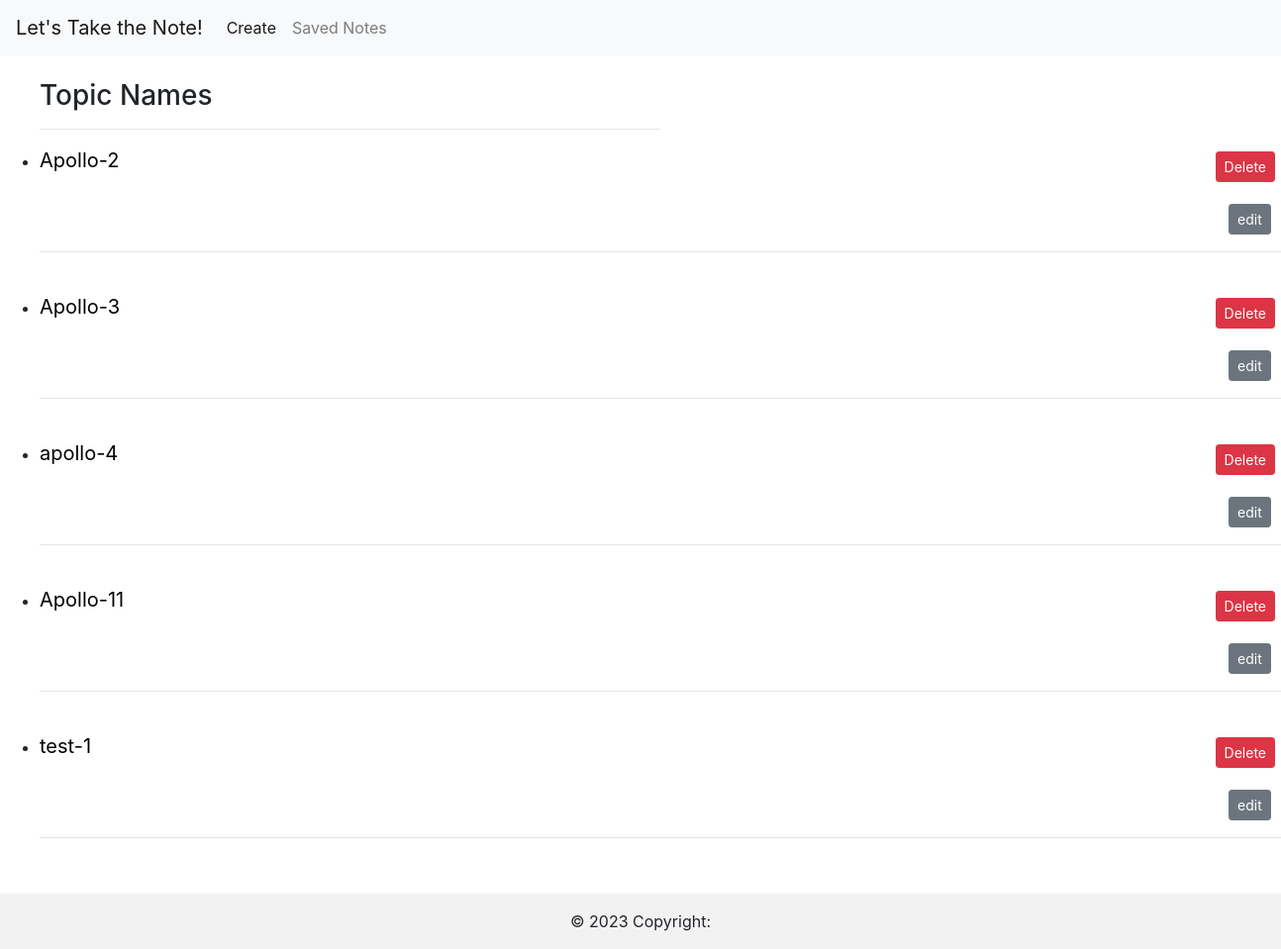
The app's page /about1.html (signed in) with its own data.
### mynote/models.py (models this page shows, shortened)
class Contact(models.Model):
    user = models.ForeignKey(User, on_delete=models.CASCADE,default=1)
    created_at = models.DateTimeField(default=datetime.datetime.now)
    name=models.TextField(blank=True)
    name1=models.CharField(max_length=128, null=True)
    age=models.CharField(max_length=128, null=True)

### mynote/views.py (the view)
# urls.py: path("about1.html",views.about1,name="about1"),
@login_required
def about1(request):
    items = Contact.objects.filter(user=request.user)
    return render(request, 'about1.html', {'items': items})

### templates/about1.html (shortened to what this page needs)
<link rel="stylesheet" href="https://cdn.jsdelivr.net/npm/bootstrap@4.4.1/dist/css/bootstrap.min.css">
<!DOCTYPE html>
<html lang="en">
<head>
</head>
<body>
    <nav class="navbar navbar-expand-lg navbar-light bg-light">
        <a class="navbar-brand" href="#">Let's Take the Note!</a>
        <div class="collapse navbar-collapse" id="navbarNav">
          <ul class="navbar-nav">
            <li class="nav-item active">
              <a class="nav-link" href="index.html">Create <span class="sr-only">(current)</span></a>
            </li>
            <li class="nav-item">
              <a class="nav-link" href="about1.html">Saved Notes</a>
            </li>
          </ul>
        </div>
      </nav>
      <br>
    <ul><h3>Topic Names</h3>
      <hr style="width: 50%; margin-left: 0%;">
        {% for item in items %}
        <li><a href="{% url 'about' item.id %}" style="color: black; font-size: 20;">{{ item.name1 }}</a>
         <form method="post" action="{% url 'delete_object' item.id %}" style="float: right; padding: 6px;">
            <button type="submit" class="btn btn-danger btn-sm">Delete</button>
        </form>
        <form method="post" action="{% url 'edit' item.id %}" style=" margin-left: 1200px; margin-top: -20px; padding: 1px;">
            <button type="submit" class="btn btn-secondary btn-sm">edit</button>
        </form>
         <hr>
         <br>
        </li>
    {% endfor %}
    </ul>
    <footer class="bg-light text-center text-lg-start">
      <div class="text-center p-3" style="background-color: rgb(217 213 213 / 20%);">
        © 2023 Copyright:
      </div>
    </footer>
</body>
</html>

### records on screen
Contact: name1 "Apollo-2"
Contact: name1 "Apollo-3"
Contact: name1 "apollo-4"
Contact: name1 "Apollo-11"
Contact: name1 "test-1"
